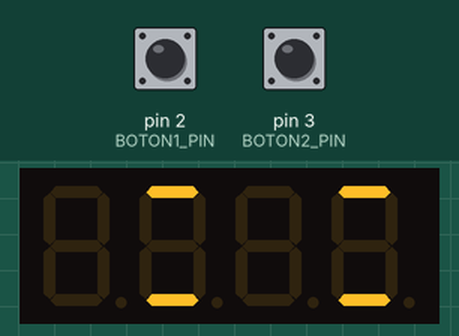
A sketch run on a simulated Arduino Uno, built with avr-gcc and run on an emulated ATmega328P. Shown: 4-digit seven-segment display. The test bench sets the inputs (shaded band); at power-on: pin 2 (BOTON1_PIN) LOW, pin 3 (BOTON2_PIN) LOW.

Above: at 1.2 s.
1.3 s: pin 2 (BOTON1_PIN) pulsed HIGH 2 times (0.12 s each, 0.3 s apart)
At 1.52 s:
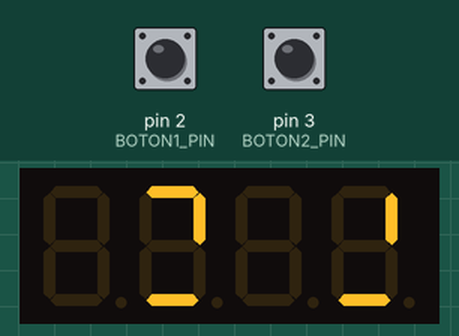
3.4 s: pin 3 (BOTON2_PIN) pulled HIGH for 0.15 s
At 3.49 s:
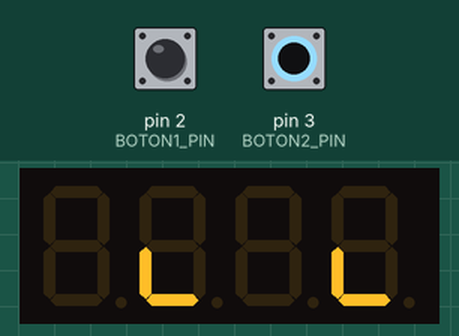
5.3 s: pin 2 (BOTON1_PIN) pulsed HIGH 5 times (0.12 s each, 0.3 s apart)
At 6.6 s:
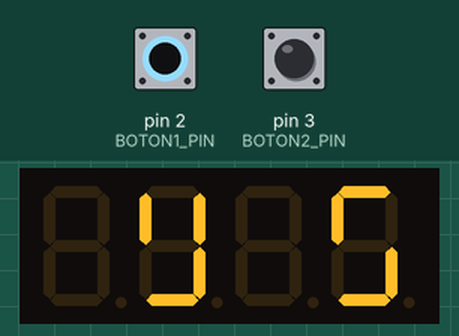

The sketch:

Ejercicio2.ino
```cpp
#include <TM1637Display.h>

#define CLK_PIN 7
#define DIO_PIN 4

TM1637Display tm1637(CLK_PIN, DIO_PIN);

#define BOTON1_PIN 2 // Pulsador para jugador 1
#define BOTON2_PIN 3 // Pulsador para jugador 2

int contadorJugador1 = 0;
int contadorJugador2 = 0;

void setup() {
  pinMode(BOTON1_PIN, INPUT); // Configura el pin del botón del jugador 1 como entrada
  pinMode(BOTON2_PIN, INPUT); // Configura el pin del botón del jugador 2 como entrada

  tm1637.setBrightness(7); // Configura el brillo del display
}

void loop() {
  if (debounceButton(BOTON1_PIN)) // Incrementa el contador del jugador 1 al presionar el botón
    contadorJugador1++;

  if (debounceButton(BOTON2_PIN)) // Incrementa el contador del jugador 2 al presionar el botón
    contadorJugador2++;

  // Prepara los segmentos para mostrar en el display con los contadores de ambos jugadores
  uint8_t segments[] = {
    (uint8_t)((contadorJugador2 >> 8) & 0xFF),
    (uint8_t)(contadorJugador2 & 0xFF),
    (uint8_t)((contadorJugador1 >> 8) & 0xFF),
    (uint8_t)(contadorJugador1 & 0xFF)
  };

  tm1637.setSegments(segments); // Actualiza el display con los segmentos calculados

  delay(100); // Espera para evitar múltiples incrementos por un solo clic
}

// Función para debounce del botón
int debounceButton(int pin) {
  int state = digitalRead(pin);
  delay(10); // Ajustar este valor según sea necesario
  return state == digitalRead(pin);
}
```

Measured:
- after the input at 1.3 s, the display: first differs from a run without the input after 0.15 s (image 1)
- after the input at 3.4 s, the display: changes at once (image 2)
- after the input at 5.3 s, the display: first differs from a run without the input after 1.2 s (image 3)
